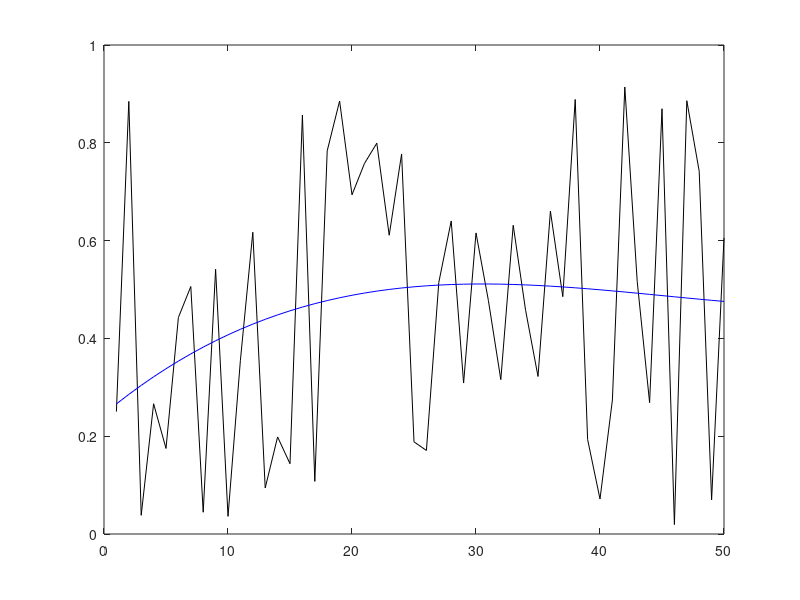
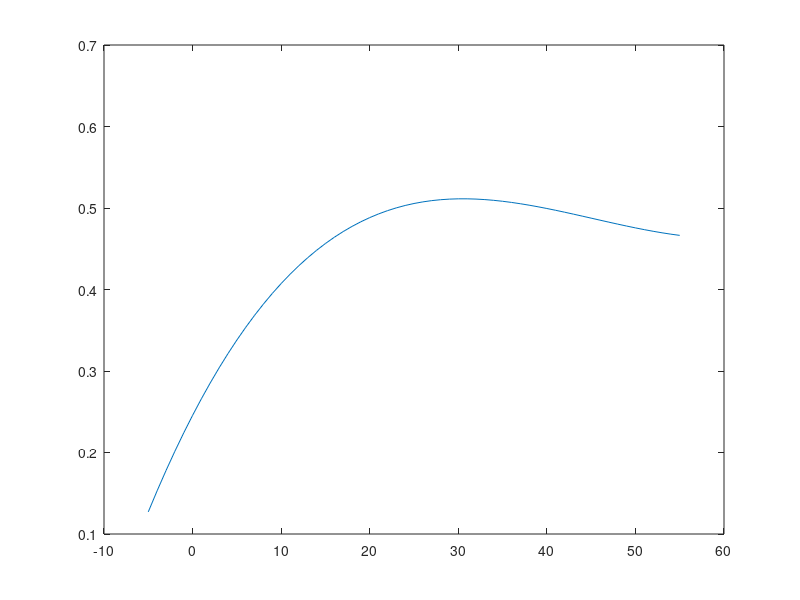

Reproduce these figures in MATLAB, in order.

#
# Exemplo de script no software Octave
#
#




# Limpe memoria (esqueça todas variáveis)
clear all

# Limpe a tela
clc




printf ("Este script contem exemplos de contas simples\ne programação em Octave\n");
printf ("Pressione uma tecla\n");
pause;




#-------------------------------------------------
# Contas

printf ("\nAlgumas contas simples\n");

x = 1 + 0
y = 2 * 1
x = 3 ^ 1  #potenciação



#-------------------------------------------------
# Comandos de todo dia:

n = 0;
m = 1;



printf ("\nExamine o código para saber de onde vem os valores 0..10\n");


for x = 0:10

   x
   n = n + x;
   m = m * x;
  
endfor



printf ("\nAgora um laço while \n");

n = 3;
while (n > 0)

   n = n - 1

endwhile



printf ("\nEste é um comando if:\n");

if (2 > 1)
	printf ("sim");
else
	printf ("não");
endif




#-------------------------------------------------


#entrada de dados

x = input ("\n\nDigite um número");



#-------------------------------------------------


#Leia uma matriz de numeros,
# a partir de um arquivo em formato csv.

M = csvread ('dados-teste.csv');


#numero de linhas da matriz.
nx = size(M,1);

#numero de colunas da matriz.
ny = size(M,1);



#-------------------------------------------------

# Mostre na tela o primeiro elemento da matriz

M(1,1)


# Mostre o elemento na 5a linha, 3a coluna

M(5,3)


# Faca um calculo
M(1,1)+M(5,3)


#-------------------------------------------------

#construa um vetor com elementos da diagonal da matriz.
for k = 1:ny
   y(k) = M(k,k);
endfor

#-------------------------------------------------

# crie um vetor simples, numeros de 1 ate ny.
for k = 1:ny
   x(k) = k;
endfor


# outra forma de criar o mesmo vetor

x = 1:ny;

#-------------------------------------------------

# ja temos os vetores x e y.

# Agora encontre um polinomio p de interpolacao
#  grau do polinomio = 3.

p = polyfit (x, y, 3);


#-------------------------------------------------

# Usando polyfit(), o Octave ja fez a interpolacao
#  e determinou um polinomio.

# Agora teste a interpolacao,
#  isto e,
# calcule os valores  
# y2(1) = p(1)
# y2(2) = p(2), 
# etc..


y2 = polyval (p, x);


#-------------------------------------------------

#agora plote os dados originais, cor preta (blacK).
plot(x,y,'k');

#plote por cima outro grafico.
hold on;

#plote a interpolacao, cor azul (blue).
plot(x,y2,'b');

#-------------------------------------------------


# Por fim, plote outro grafico.
# Calculo valores do mesmo polinomio p, fora do intervalo dos dados.

# Crie um vetor [-5 -4 -3 -2 ...  ny+3 ny+4 ny+5]
x3 = -5 : ny+5;

# Calcule polinomio com esses valores.
y3 = polyval (p, x3);


# Abra uma nova janela de plotagem.
figure ; 

# Desenhe.
plot(x3,y3);  


# ==> COMPARE OS VALORES DOS GRAFICOS



